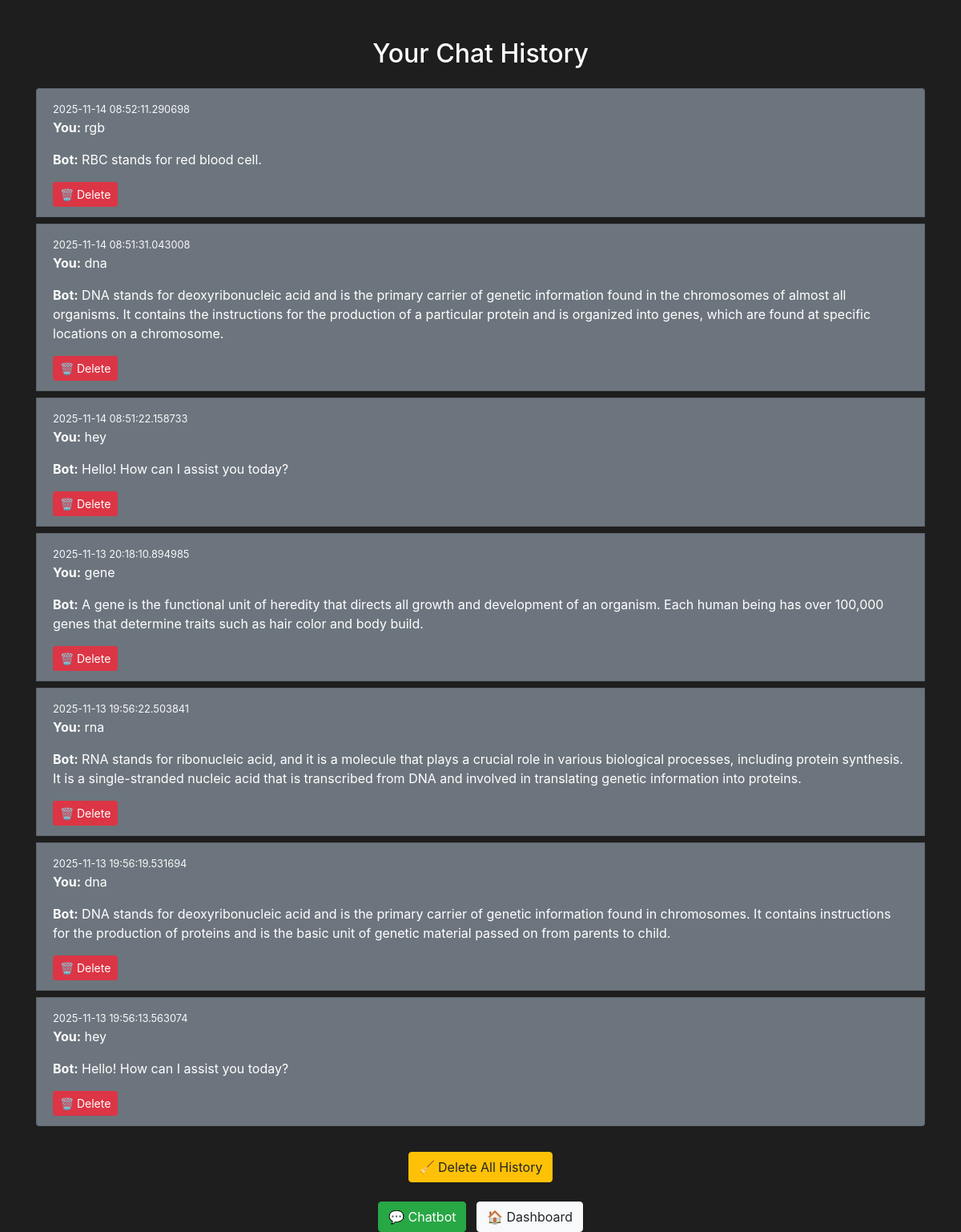
The app's page /history (signed in) with its own data.
### tables this page shows
CREATE TABLE chat_history (
                id INTEGER PRIMARY KEY AUTOINCREMENT,
                username TEXT NOT NULL,
                question TEXT NOT NULL,
                answer TEXT NOT NULL,
                timestamp DATETIME DEFAULT CURRENT_TIMESTAMP
            );

### app.py (the view)
@app.route("/history")
def history():
    if "user" not in session:
        return redirect("/login")
    username = session["user"]
    db = get_db()
    rows = db.execute(
        "SELECT id, question, answer, timestamp FROM chat_history WHERE username = ? ORDER BY timestamp DESC",
        (username,)
    ).fetchall()
    history = [dict(row) for row in rows]
    return render_template("history.html", history=history)

### app.py (called while the page is built)
def get_db():
    db = getattr(g, "_database", None)
    if db is None:
        db = g._database = sqlite3.connect(DATABASE)
        db.row_factory = sqlite3.Row
    return db

@app.teardown_appcontext
def close_connection(exception):
    db = getattr(g, "_database", None)
    if db is not None:
        db.close()

### templates/history.html (shortened to what this page needs)
<!DOCTYPE html>
<html lang="en">
<head>
  <link rel="stylesheet" href="https://stackpath.bootstrapcdn.com/bootstrap/4.1.3/css/bootstrap.min.css">
</head>
<body style="background-color:#1e1e1e;color:white;">
  <div class="container mt-5">
    <h2 class="text-center mb-4">Your Chat History</h2>
    {% if history %}
      <div class="list-group">
        {% for entry in history %}
          <div class="list-group-item bg-secondary text-white mb-2">
            <small class="text-light">{{ entry.timestamp }}</small>
            <p><strong>You:</strong> {{ entry.question }}</p>
            <p><strong>Bot:</strong> {{ entry.answer }}</p>
            <a href="/delete_chat/{{ entry.id }}" class="btn btn-danger btn-sm">🗑 Delete</a>
          </div>
        {% endfor %}
      </div>
      <div class="text-center mt-4">
        <a href="/delete_all" class="btn btn-warning">🧹 Delete All History</a>
      </div>
    {% else %}
      <p class="text-center">No chat history available.</p>
    {% endif %}
    <div class="text-center mt-4">
      <a href="/chat" class="btn btn-success">💬 Chatbot</a>
      <a href="/dashboard" class="btn btn-light ml-2">🏠 Dashboard</a>
    </div>
  </div>
</body>
</html>

### records on screen
chat_history: timestamp "2025-11-14 08:52:11.290698", question "rgb", answer "RBC stands for red blood cell."
chat_history: timestamp "2025-11-14 08:51:31.043008", question "dna", answer "DNA stands for deoxyribonucleic acid and is the primary carrier of genetic information found in the chromosomes of almost all organisms. It contains the instructions for the production of a particular protein and is organized into genes, which are found at specific locations on a chromosome."
chat_history: timestamp "2025-11-14 08:51:22.158733", question "hey", answer "Hello! How can I assist you today?"
chat_history: timestamp "2025-11-13 20:18:10.894985", question "gene", answer "A gene is the functional unit of heredity that directs all growth and development of an organism. Each human being has over 100,000 genes that determine traits such as hair color and body build."
chat_history: timestamp "2025-11-13 19:56:22.503841", question "rna", answer "RNA stands for ribonucleic acid, and it is a molecule that plays a crucial role in various biological processes, including protein synthesis. It is a single-stranded nucleic acid that is transcribed from DNA and involved in translating genetic information into proteins."
chat_history: timestamp "2025-11-13 19:56:19.531694", question "dna", answer "DNA stands for deoxyribonucleic acid and is the primary carrier of genetic information found in chromosomes. It contains instructions for the production of proteins and is the basic unit of genetic material passed on from parents to child."
chat_history: timestamp "2025-11-13 19:56:13.563074", question "hey", answer "Hello! How can I assist you today?"
